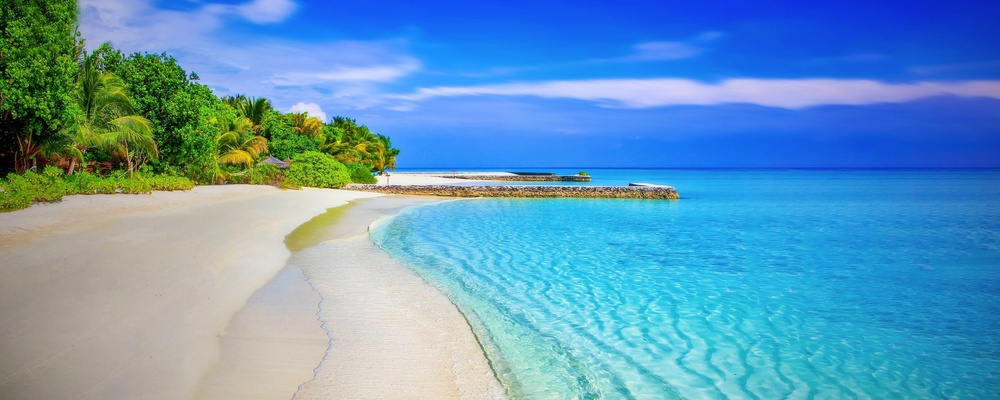
%> input picture code/RSWHE-M/beach_org.jpg, 1000 x 400 px, shrunk from 2500 x 1000 before the run
$ octave --eval "result = CLAHE(imread('beach_org.jpg'));"   (GNU Octave 9; MATLAB toolbox functions it lacks are replaced by stand-ins)
%> lines starting %> are read from the running program, lines starting %| are printed output that depends on the picture
function a = CLAHE(img)
    a= rgb2lab(img);
%> a: size 400x1000x3 double; mean of channels 1, 2, 3 61.9, -0.9, -22.3
    J = adapthisteq(a(:,:,1)/100,'clipLimit',0.1,'Distribution','rayleigh');
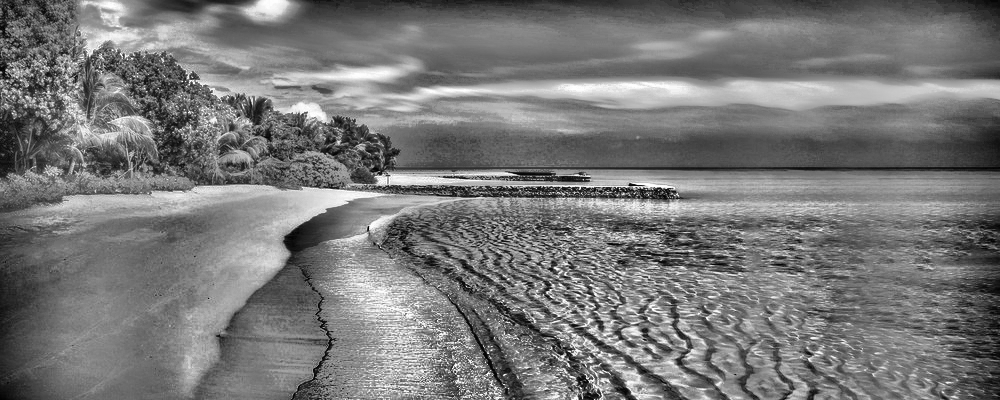
%> J: size 400x1000 double; min 0, max 1, mean 0.472
    J = J*100;
    a(:,:,1) = J;
%> a: size 400x1000x3 double; mean of channels 1, 2, 3 47.2, -0.9, -22.3
    a= lab2rgb(a);
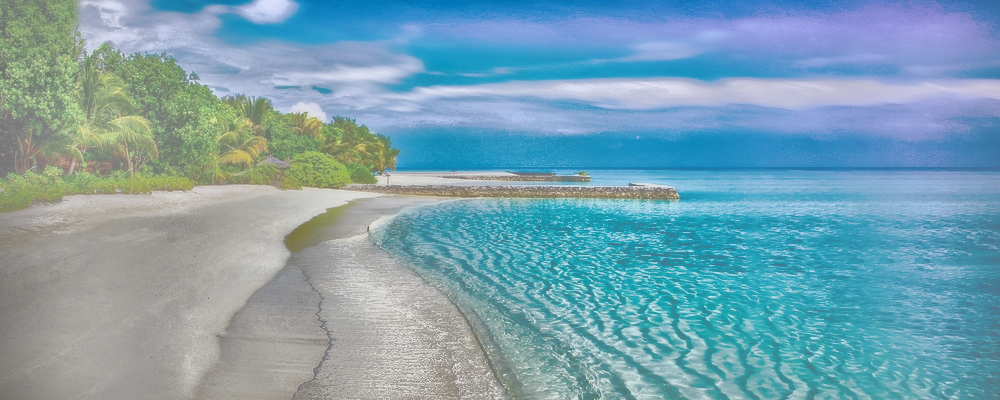
%> a: size 400x1000x3 double; mean R, G, B 0.104, 0.453, 0.586; drawn with min black and max white
% [5 lines of commented-out code are left out]
end

$ run again, on code/RSWHE-M/boat_org.jpg
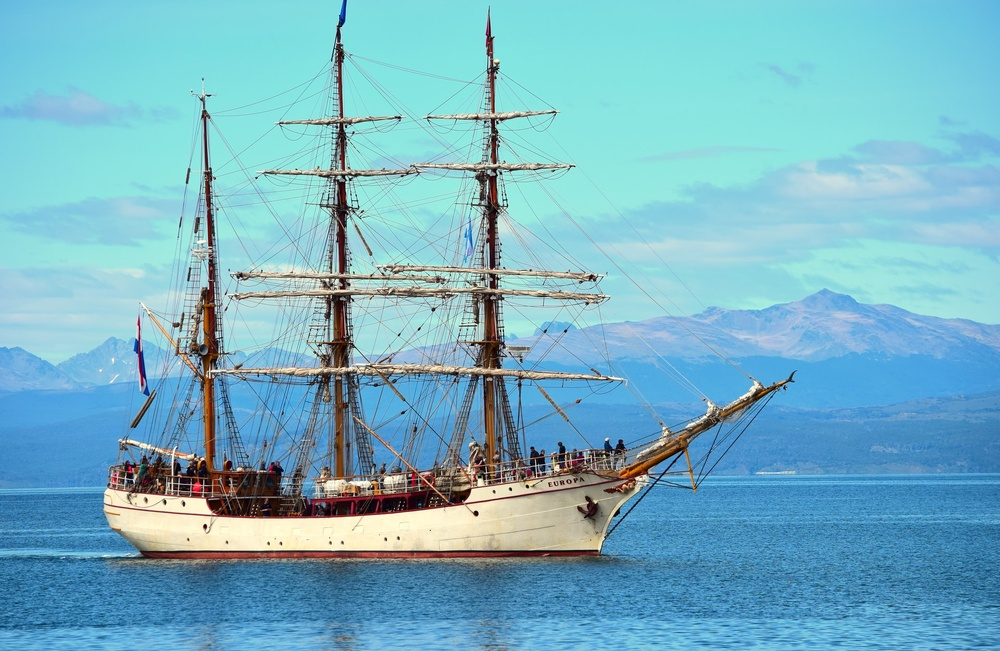
%> input picture code/RSWHE-M/boat_org.jpg, 1000 x 651 px, shrunk from 1920 x 1249 before the run
%> in CLAHE, `J = adapthisteq(a(:,:,1)/100,'clipLimit',0.1,'Distribution','rayleigh');`:
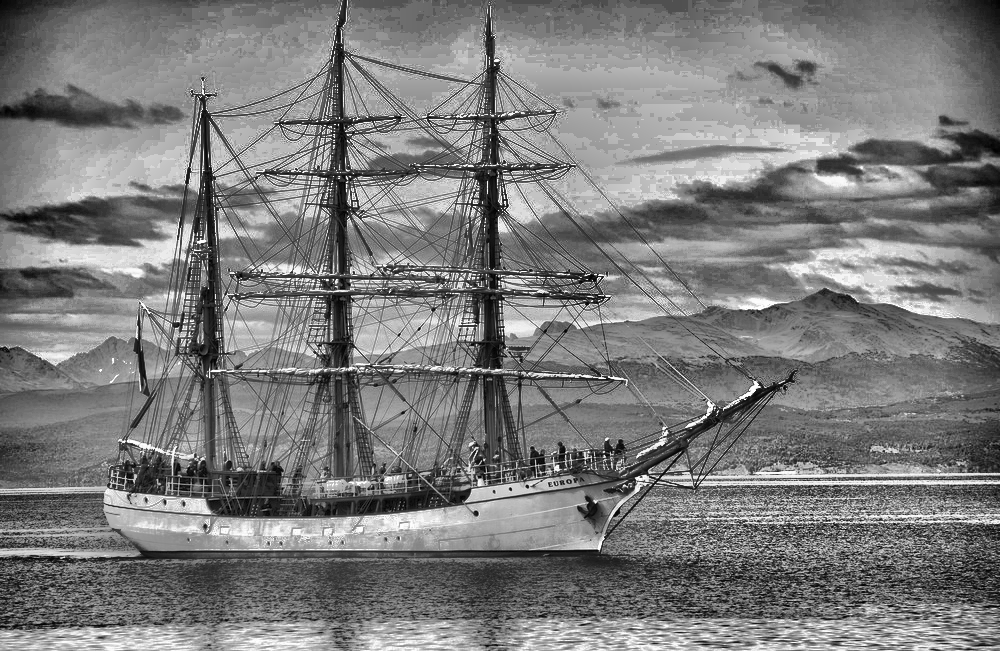
%> J: size 651x1000 double; min 0, max 1, mean 0.487
%> in CLAHE, `a= lab2rgb(a);`:
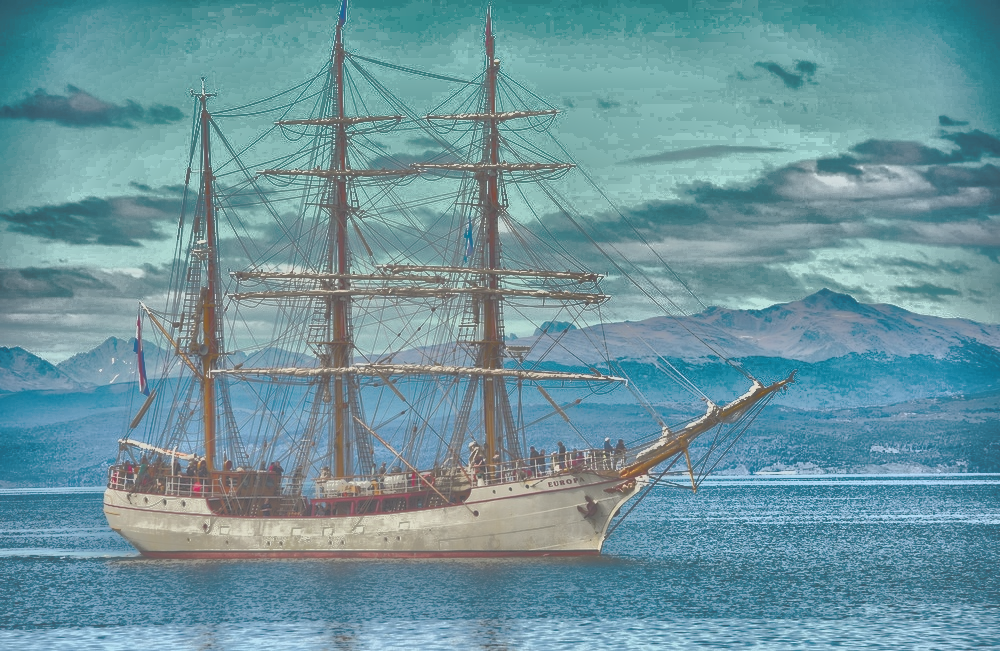
%> a: size 651x1000x3 double; mean R, G, B 0.201, 0.49, 0.555; drawn with min black and max white

$ run again, on code/RSWHE-M/flower_org.jpg
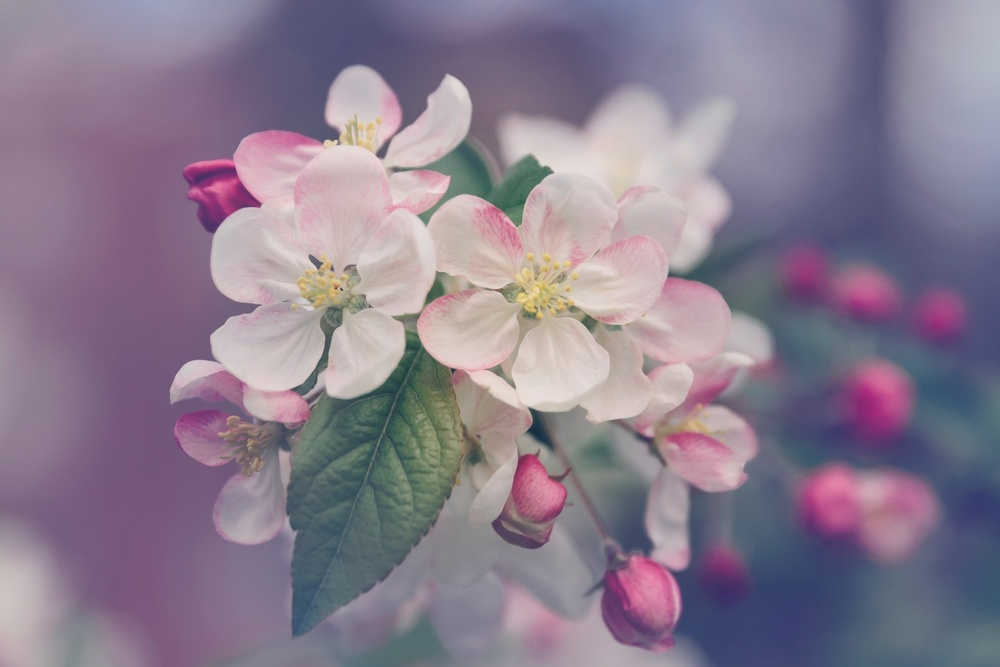
%> input picture code/RSWHE-M/flower_org.jpg, 1000 x 667 px, shrunk from 1920 x 1280 before the run
%> in CLAHE, `J = adapthisteq(a(:,:,1)/100,'clipLimit',0.1,'Distribution','rayleigh');`:
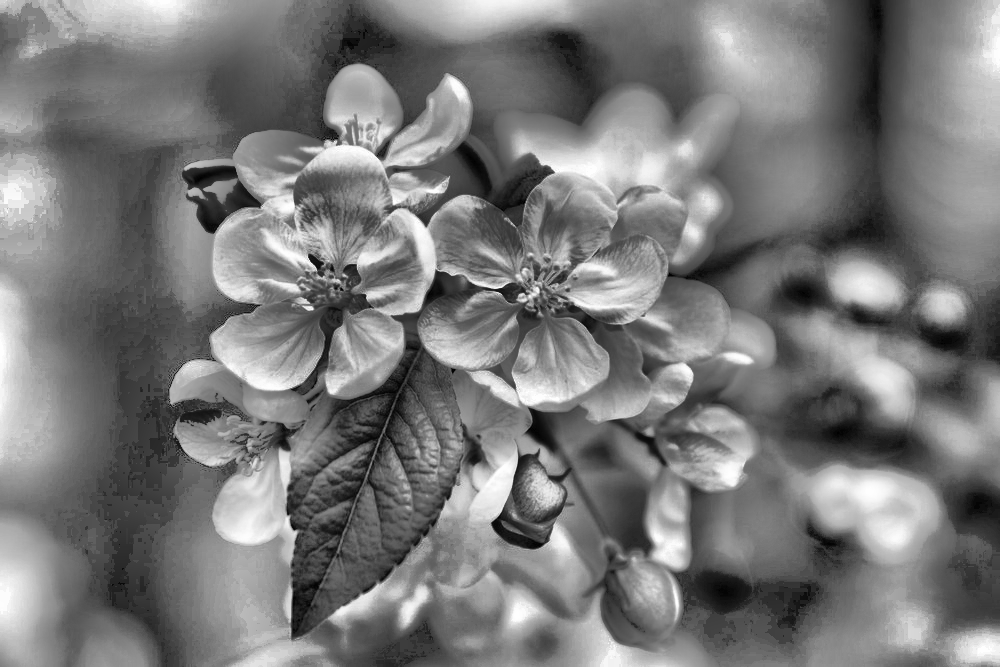
%> J: size 667x1000 double; min 0, max 1, mean 0.477
%> in CLAHE, `a= lab2rgb(a);`:
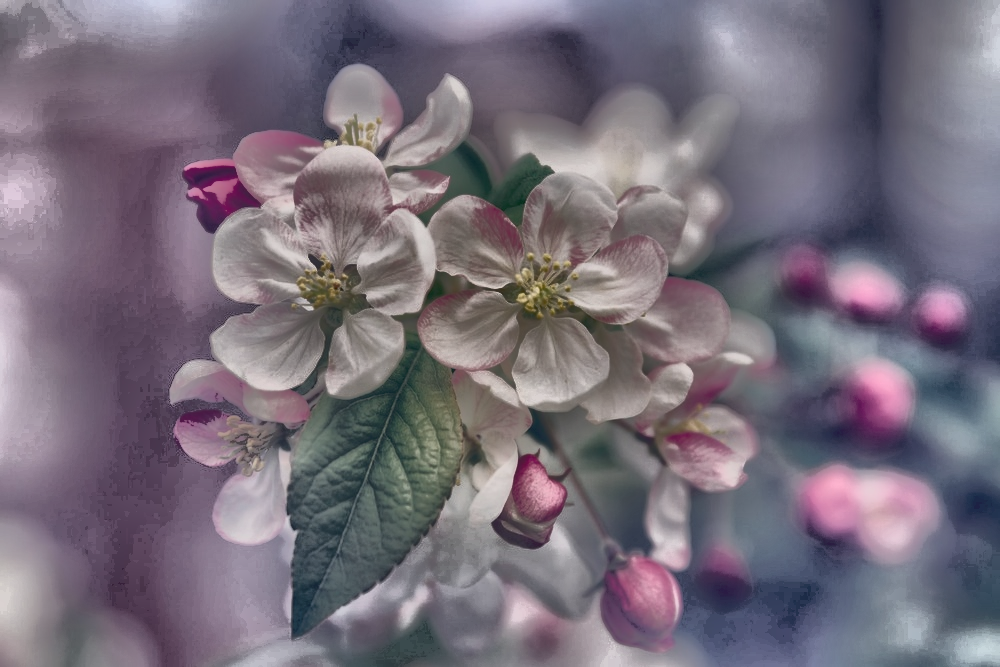
%> a: size 667x1000x3 double; mean R, G, B 0.48, 0.433, 0.502; drawn with min black and max white
